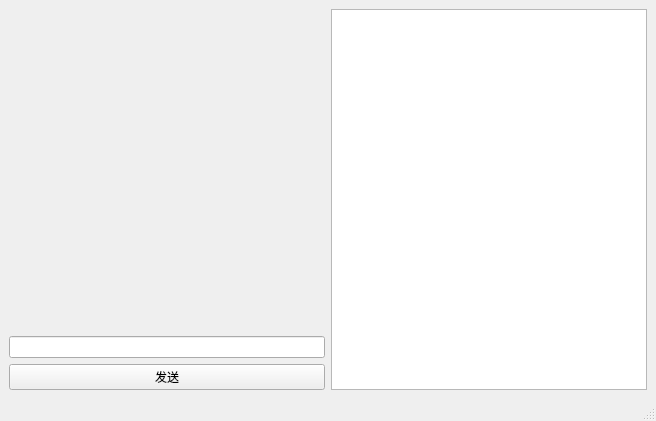
<?xml version="1.0" encoding="UTF-8"?>
<ui version="4.0">
 <class>MainWindow</class>
 <widget class="QMainWindow" name="MainWindow">
  <property name="geometry">
   <rect>
    <x>0</x>
    <y>0</y>
    <width>656</width>
    <height>421</height>
   </rect>
  </property>
  <property name="windowTitle">
   <string>MainWindow</string>
  </property>
  <widget class="QWidget" name="centralwidget">
   <layout class="QGridLayout" name="gridLayout">
    <item row="1" column="0">
     <widget class="QLineEdit" name="lineEdit"/>
    </item>
    <item row="0" column="0">
     <widget class="SerialCom" name="widget_serial_port" native="true"/>
    </item>
    <item row="2" column="0">
     <widget class="QPushButton" name="pushButton">
      <property name="text">
       <string>发送</string>
      </property>
     </widget>
    </item>
    <item row="0" column="1" rowspan="3">
     <widget class="QTextBrowser" name="textBrowser"/>
    </item>
   </layout>
  </widget>
  <widget class="QMenuBar" name="menubar">
   <property name="geometry">
    <rect>
     <x>0</x>
     <y>0</y>
     <width>656</width>
     <height>23</height>
    </rect>
   </property>
  </widget>
  <widget class="QStatusBar" name="statusbar"/>
 </widget>
 <customwidgets>
  <customwidget>
   <class>SerialCom</class>
   <extends>QWidget</extends>
   <header>serialcom.h</header>
   <container>1</container>
  </customwidget>
 </customwidgets>
 <resources/>
 <connections/>
</ui>
